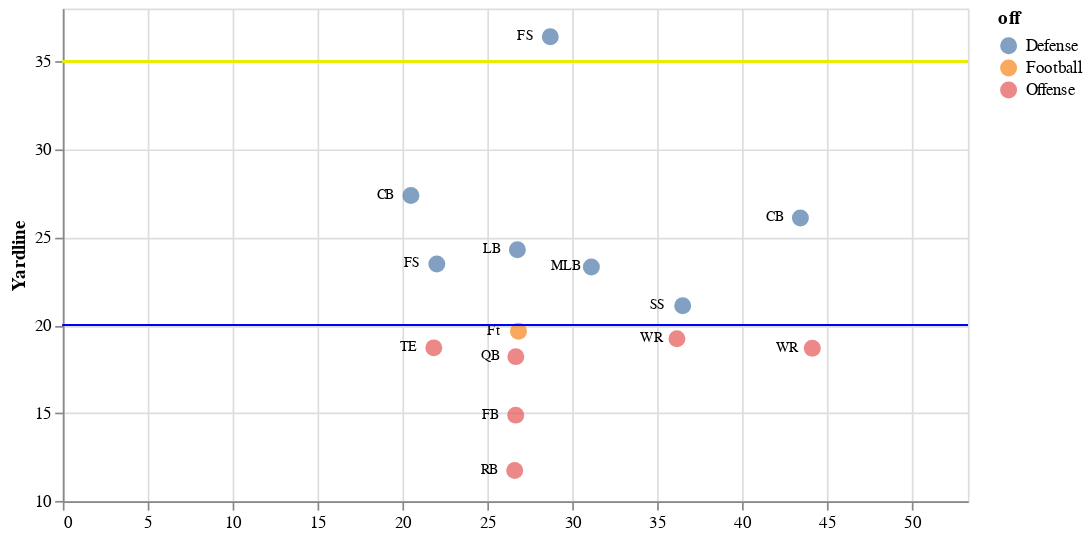

Write notebook code for a chart like this one.
### Code cell
create_full_chart(pos_df, game_id, play_id)

### Figure 1 — Vega-Lite specification as saved in the notebook (floating-point values rounded to 4 significant figures; data arrays with more than 128 entries replaced by an {"elided": "..."} marker saying what was removed)
{"usermeta": {"embedOptions": {"theme": "fivethirtyeight"}}, "config": {"view": {"continuousWidth": 400, "continuousHeight": 300}}, "layer": [{"mark": {"type": "circle", "dx": 5, "dy": 5, "size": 100}, "encoding": {"color": {"type": "nominal", "field": "off"}, "tooltip": [{"type": "nominal", "field": "position"}], "x": {"type": "quantitative", "field": "y_dir", "scale": {"domain": [0, 53.3]}, "title": null}, "y": {"type": "quantitative", "field": "x_dir", "scale": {"zero": false}, "title": "Yardline"}}, "selection": {"selector039": {"type": "single", "fields": ["time_cuts"], "bind": {"input": "select", "options": [1.0, 2.0, 3.0, 4.0, 5.0, 6.0, 7.0, 8.0, 9.0, 10.0, 11.0], "name": "Time cut\n"}, "init": {"time_cuts": 1}}}}, {"mark": {"type": "text", "dx": -15, "fontSize": 8}, "encoding": {"text": {"type": "nominal", "field": "position"}, "x": {"type": "quantitative", "field": "y_dir", "scale": {"domain": [0, 53.3]}, "title": null}, "y": {"type": "quantitative", "field": "x_dir", "scale": {"zero": false}, "title": "Yardline"}}}, {"mark": {"type": "rule", "color": "#ECEC01"}, "encoding": {"y": {"type": "quantitative", "field": "yardline_first_dir"}}}, {"mark": {"type": "rule", "color": "blue"}, "encoding": {"y": {"type": "quantitative", "field": "yardline_dir"}}}], "data": {"name": "data-dbadf60cbd8ad83bc4b85f5b2d7d9476"}, "height": 290.2, "transform": [{"filter": {"selection": "selector039"}}], "width": 533.0, "$schema": "https://vega.github.io/schema/vega-lite/v4.8.1.json", "datasets": {"data-dbadf60cbd8ad83bc4b85f5b2d7d9476": {"elided": "154 records"}}}
